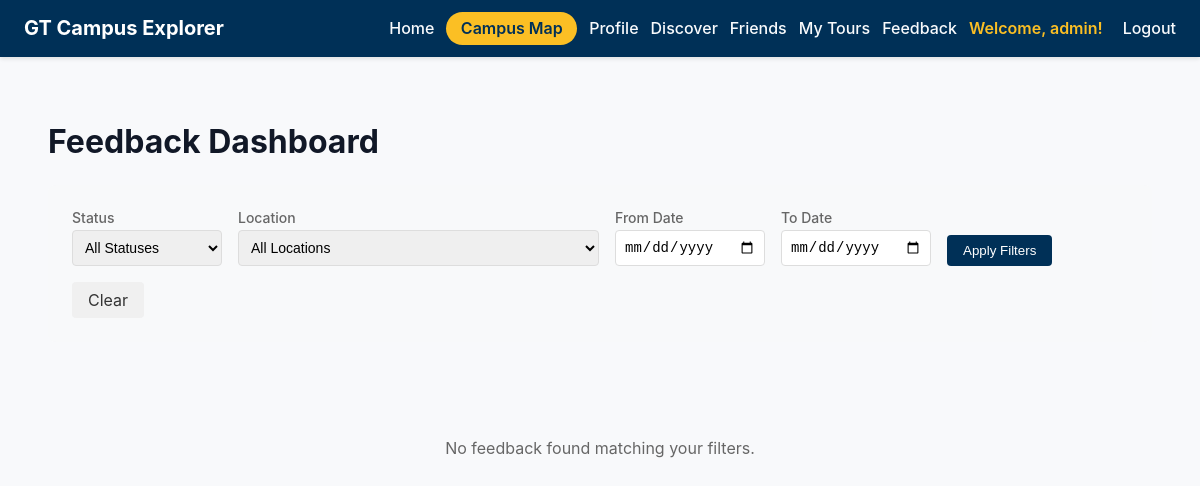
Page /campus/feedback/ (signed in) on the earlier database version.
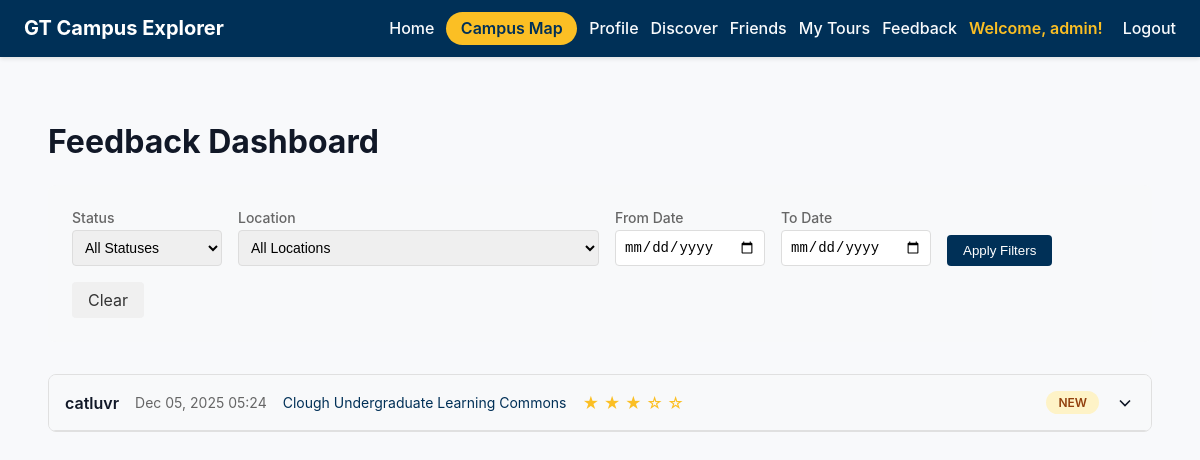
Same page on the later database version.
### campus/models.py (models this page shows, shortened)
class Rating(models.Model):
    STATUS_CHOICES = [
        ('new', 'New'),
        ('reviewed', 'Reviewed'),
        ('resolved', 'Resolved'),
    ]
    user = models.ForeignKey(
        User,
        on_delete=models.CASCADE,
        related_name='ratings',
        help_text="The user who submitted this rating.",
    )
    location = models.ForeignKey(
        Location,
        on_delete=models.CASCADE,
        related_name='ratings',
        help_text="The location being rated.",
    )
    score = models.PositiveIntegerField(
        choices=[(i, str(i)) for i in range(1, 6)],
        help_text="Rating score from 1 to 5 stars.",
    )
    comment = models.TextField(
        blank=True,
        help_text="Optional feedback comment from the user.",
    )
    status = models.CharField(
        max_length=20,
        choices=STATUS_CHOICES,
        default='new',
        help_text="Admin review status of this feedback.",
    )
    admin_response = models.TextField(
        blank=True,
        help_text="Admin response to user feedback.",
    )
    responded_by = models.ForeignKey(
        User,
        on_delete=models.SET_NULL,
        null=True,
        blank=True,
        related_name='feedback_responses',
        help_text="Admin who responded to this feedback.",
    )
    responded_at = models.DateTimeField(
        null=True,
        blank=True,
        help_text="When the admin responded.",
    )
    created_at = models.DateTimeField(
        auto_now_add=True,
        help_text="When this rating was submitted.",
    )
    updated_at = models.DateTimeField(
        auto_now=True,
        help_text="When this rating was last updated.",
    )
    class Meta:
        unique_together = ['user', 'location']
        ordering = ['-created_at']

class Location(models.Model):
    name = models.CharField(
        max_length=120,
        unique=True,
        help_text="Displayed name of the campus location.",
    )
    slug = models.SlugField(
        unique=True,
        blank=True,
        help_text="URL-friendly identifier auto-generated from the name.",
    )
    description = models.TextField(
        help_text="High-level overview that appears in campus tour content.",
    )
    historical_info = models.TextField(
        blank=True,
        null=True,
        help_text="Optional historical context or fun facts for visitors.",
    )
    latitude = models.DecimalField(
        max_digits=9,
        decimal_places=6,
        help_text="Latitude in decimal degrees (positive for north).",
    )
    longitude = models.DecimalField(
        max_digits=9,
        decimal_places=6,
        help_text="Longitude in decimal degrees (negative for west).",
    )
    address = models.CharField(
        max_length=255,
        blank=True,
        help_text="Street address or building details shown in the tour.",
    )
    category = models.CharField(
        max_length=100,
        blank=True,
        help_text="Category used for filtering (e.g., Dining, Academic).",
    )
    image_url = models.URLField(
        blank=True,
        null=True,
        help_text="Link to an external photo if one is hosted elsewhere.",
    )
    photo = models.ImageField(
        upload_to='locations/photos/',
        blank=True,
        null=True,
        help_text="Upload location photo.",
    )
    class Meta:
        ordering = ['name']

### campus/views.py (the view)
# urls.py: path('feedback/', views.feedback_dashboard, name='feedback_dashboard'),
@user_passes_test(admin_check)
def feedback_dashboard(request):
    ratings = Rating.objects.select_related('user', 'location', 'responded_by').all()
    status_filter = request.GET.get('status', '')
    if status_filter and status_filter in ['new', 'reviewed', 'resolved']:
        ratings = ratings.filter(status=status_filter)
    location_filter = request.GET.get('location', '')
    if location_filter:
        ratings = ratings.filter(location__slug=location_filter)
    date_from = request.GET.get('date_from', '')
    if date_from:
        try:
            from_date = datetime.strptime(date_from, '%Y-%m-%d')
            ratings = ratings.filter(created_at__date__gte=from_date.date())
        except ValueError:
            pass
    date_to = request.GET.get('date_to', '')
    if date_to:
        try:
            to_date = datetime.strptime(date_to, '%Y-%m-%d')
            ratings = ratings.filter(created_at__date__lte=to_date.date())
        except ValueError:
            pass
    ratings = ratings.order_by('-created_at')
    paginator = Paginator(ratings, 10)
    page_number = request.GET.get('page', 1)
    page_obj = paginator.get_page(page_number)
    locations = Location.objects.all().order_by('name')
    context = {
        'page_obj': page_obj,
        'locations': locations,
        'status_filter': status_filter,
        'location_filter': location_filter,
        'date_from': date_from,
        'date_to': date_to,
        'status_choices': Rating.STATUS_CHOICES,
    }
    return render(request, 'campus/feedback_dashboard.html', context)

### campus/views.py (called while the page is built)
def admin_check(user):
    return user.is_staff

### campus/templates/campus/feedback_dashboard.html (shortened to what this page needs)
{% extends "base.html" %}
{% block content %}
<div class="feedback-container">
    <h1 style="margin-bottom: 1.5rem;">Feedback Dashboard</h1>
    <div class="filter-section">
        <form method="get" class="filter-form">
            <div class="filter-group">
                <label for="status">Status</label>
                <select name="status" id="status">
                    <option value="">All Statuses</option>
                </select>
            </div>
            <div class="filter-group">
                <label for="location">Location</label>
                <select name="location" id="location">
                    <option value="">All Locations</option>
                </select>
            </div>
            <div class="filter-group">
                <label for="date_from">From Date</label>
                <input type="date" name="date_from" id="date_from" value="{{ date_from }}">
            </div>
            <div class="filter-group">
                <label for="date_to">To Date</label>
                <input type="date" name="date_to" id="date_to" value="{{ date_to }}">
            </div>
            <button type="submit" class="filter-btn">Apply Filters</button>
            <a href="{% url 'campus:feedback_dashboard' %}" class="clear-btn">Clear</a>
        </form>
    </div>
    {% if page_obj.object_list %}
    <div class="feedback-list">
        {% for rating in page_obj %}
        <div class="feedback-card" data-rating-id="{{ rating.id }}">
            <div class="feedback-header" onclick="toggleFeedback({{ rating.id }})">
                <div class="feedback-meta">
                    <span class="feedback-user">{{ rating.user.username }}</span>
                    <span class="feedback-date">{{ rating.created_at|date:"M d, Y H:i" }}</span>
                    <span class="feedback-location">
                        <a href="{% url 'campus:location-detail' rating.location.slug %}">{{ rating.location.name }}</a>
                    </span>
                    <span class="star-rating">
                        {% for i in "12345" %}
                            {% if forloop.counter <= rating.score %}&#9733;{% else %}&#9734;{% endif %}
                        {% endfor %}
                    </span>
                </div>
                <div style="display: flex; align-items: center; gap: 1rem;">
                    <span class="status-badge status-{{ rating.status }}">{{ rating.get_status_display }}</span>
                    <svg class="expand-icon" width="20" height="20" viewBox="0 0 24 24" fill="none" stroke="currentColor" stroke-width="2">
                        <polyline points="6 9 12 15 18 9"></polyline>
                    </svg>
                </div>
            </div>
        </div>
        {% endfor %}
    </div>
    {% else %}
    <div class="empty-state">
        <p>No feedback found matching your filters.</p>
    </div>
    {% endif %}
</div>
{% endblock %}

Differences in the rows shown:
added Rating: user.username "catluvr", created_at "Dec 05, 2025 05:24", location.name "Clough Undergraduate Learning Commons", score 3 (drawn), status "NEW"
Other differences:
text no longer shown: "No feedback found matching your filters."
